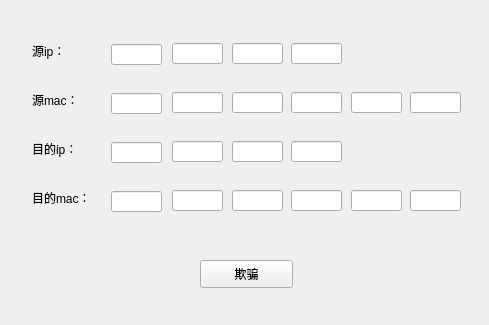
<?xml version="1.0" encoding="UTF-8"?>
<ui version="4.0">
 <class>Attack</class>
 <widget class="QWidget" name="Attack">
  <property name="geometry">
   <rect>
    <x>0</x>
    <y>0</y>
    <width>489</width>
    <height>325</height>
   </rect>
  </property>
  <property name="windowTitle">
   <string>Form</string>
  </property>
  <widget class="QLabel" name="label">
   <property name="geometry">
    <rect>
     <x>32</x>
     <y>43</y>
     <width>61</width>
     <height>16</height>
    </rect>
   </property>
   <property name="text">
    <string>源ip：</string>
   </property>
  </widget>
  <widget class="QLineEdit" name="sIP_1">
   <property name="geometry">
    <rect>
     <x>111</x>
     <y>44</y>
     <width>51</width>
     <height>21</height>
    </rect>
   </property>
   <property name="sizePolicy">
    <sizepolicy hsizetype="MinimumExpanding" vsizetype="Fixed">
     <horstretch>0</horstretch>
     <verstretch>0</verstretch>
    </sizepolicy>
   </property>
  </widget>
  <widget class="QLineEdit" name="sIP_2">
   <property name="geometry">
    <rect>
     <x>172</x>
     <y>43</y>
     <width>51</width>
     <height>21</height>
    </rect>
   </property>
  </widget>
  <widget class="QLineEdit" name="sIP_4">
   <property name="geometry">
    <rect>
     <x>291</x>
     <y>43</y>
     <width>51</width>
     <height>21</height>
    </rect>
   </property>
  </widget>
  <widget class="QLineEdit" name="sIP_3">
   <property name="geometry">
    <rect>
     <x>232</x>
     <y>43</y>
     <width>51</width>
     <height>21</height>
    </rect>
   </property>
  </widget>
  <widget class="QLabel" name="label_2">
   <property name="geometry">
    <rect>
     <x>32</x>
     <y>92</y>
     <width>61</width>
     <height>16</height>
    </rect>
   </property>
   <property name="text">
    <string>源mac：</string>
   </property>
  </widget>
  <widget class="QLineEdit" name="sMAC_1">
   <property name="geometry">
    <rect>
     <x>111</x>
     <y>93</y>
     <width>51</width>
     <height>21</height>
    </rect>
   </property>
  </widget>
  <widget class="QLineEdit" name="sMAC_2">
   <property name="geometry">
    <rect>
     <x>172</x>
     <y>92</y>
     <width>51</width>
     <height>21</height>
    </rect>
   </property>
  </widget>
  <widget class="QLineEdit" name="sMAC_3">
   <property name="geometry">
    <rect>
     <x>232</x>
     <y>92</y>
     <width>51</width>
     <height>21</height>
    </rect>
   </property>
  </widget>
  <widget class="QLineEdit" name="sMAC_4">
   <property name="geometry">
    <rect>
     <x>291</x>
     <y>92</y>
     <width>51</width>
     <height>21</height>
    </rect>
   </property>
  </widget>
  <widget class="QLineEdit" name="sMAC_5">
   <property name="geometry">
    <rect>
     <x>351</x>
     <y>92</y>
     <width>51</width>
     <height>21</height>
    </rect>
   </property>
  </widget>
  <widget class="QLabel" name="label_3">
   <property name="geometry">
    <rect>
     <x>32</x>
     <y>141</y>
     <width>61</width>
     <height>16</height>
    </rect>
   </property>
   <property name="text">
    <string>目的ip：</string>
   </property>
  </widget>
  <widget class="QLineEdit" name="sMAC_6">
   <property name="geometry">
    <rect>
     <x>410</x>
     <y>92</y>
     <width>51</width>
     <height>21</height>
    </rect>
   </property>
  </widget>
  <widget class="QLineEdit" name="dIP_1">
   <property name="geometry">
    <rect>
     <x>111</x>
     <y>142</y>
     <width>51</width>
     <height>21</height>
    </rect>
   </property>
  </widget>
  <widget class="QLineEdit" name="dIP_2">
   <property name="geometry">
    <rect>
     <x>172</x>
     <y>141</y>
     <width>51</width>
     <height>21</height>
    </rect>
   </property>
  </widget>
  <widget class="QLineEdit" name="dIP_4">
   <property name="geometry">
    <rect>
     <x>291</x>
     <y>141</y>
     <width>51</width>
     <height>21</height>
    </rect>
   </property>
  </widget>
  <widget class="QLineEdit" name="dIP_3">
   <property name="geometry">
    <rect>
     <x>232</x>
     <y>141</y>
     <width>51</width>
     <height>21</height>
    </rect>
   </property>
  </widget>
  <widget class="QLineEdit" name="dMAC_2">
   <property name="geometry">
    <rect>
     <x>172</x>
     <y>190</y>
     <width>51</width>
     <height>21</height>
    </rect>
   </property>
  </widget>
  <widget class="QLineEdit" name="dMAC_1">
   <property name="geometry">
    <rect>
     <x>111</x>
     <y>191</y>
     <width>51</width>
     <height>21</height>
    </rect>
   </property>
  </widget>
  <widget class="QLabel" name="label_4">
   <property name="geometry">
    <rect>
     <x>32</x>
     <y>190</y>
     <width>61</width>
     <height>16</height>
    </rect>
   </property>
   <property name="text">
    <string>目的mac：</string>
   </property>
  </widget>
  <widget class="QLineEdit" name="dMAC_5">
   <property name="geometry">
    <rect>
     <x>351</x>
     <y>190</y>
     <width>51</width>
     <height>21</height>
    </rect>
   </property>
  </widget>
  <widget class="QLineEdit" name="dMAC_3">
   <property name="geometry">
    <rect>
     <x>232</x>
     <y>190</y>
     <width>51</width>
     <height>21</height>
    </rect>
   </property>
  </widget>
  <widget class="QLineEdit" name="dMAC_4">
   <property name="geometry">
    <rect>
     <x>291</x>
     <y>190</y>
     <width>51</width>
     <height>21</height>
    </rect>
   </property>
  </widget>
  <widget class="QPushButton" name="pushButton">
   <property name="geometry">
    <rect>
     <x>200</x>
     <y>260</y>
     <width>93</width>
     <height>28</height>
    </rect>
   </property>
   <property name="text">
    <string>欺骗</string>
   </property>
  </widget>
  <widget class="QLineEdit" name="dMAC_6">
   <property name="geometry">
    <rect>
     <x>410</x>
     <y>190</y>
     <width>51</width>
     <height>21</height>
    </rect>
   </property>
  </widget>
 </widget>
 <resources/>
 <connections/>
</ui>
